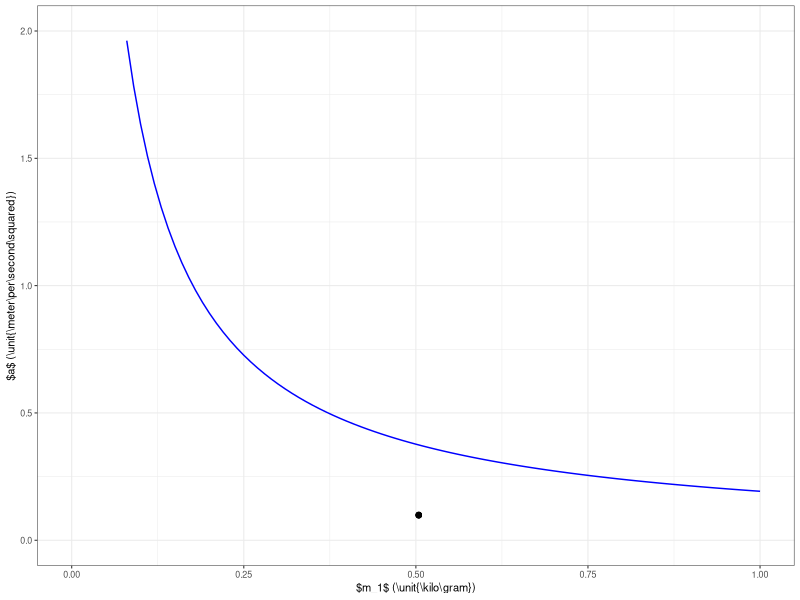

Source code (R):
library(ggplot2)
raw <- read.csv("perle.csv",header=TRUE)

library(dplyr)
data <- mutate(
 raw,
 ameas.ms2 = 2*x.m/t.s^2
 )

apredicted.ms2 <- function(m2,m1,mc){
  9.81*m2/(m2+m1+mc)
}

fig <- ggplot(data)+geom_point(aes(x=m1.kg,y=ameas.ms2))+
    ylim(0,2)+xlim(0,1)+
    geom_function(fun=apredicted.ms2,args=list(m2=0.020,mc=0.0),color='blue')+
    xlab('$m_1$ (\\unit{\\kilo\\gram})')+
    ylab('$a$ (\\unit{\\meter\\per\\second\\squared})')+
    theme_bw(base_size=8)

library(svglite)
svglite('fig2.svg',width=3,height=2,pointsize=8)
print(fig)
dev.off()

library(xtable)
results <- summarize(
	mean.t = mean(t.s),
	sd.t = sd(t.s),
	mean.a = mean(ameas.ms2),
	sd.a = sd(ameas.ms2),
	group_by(data,m1.kg)
	)
print(xtable(results),include.rownames=FALSE,file='table1raw.tex')
